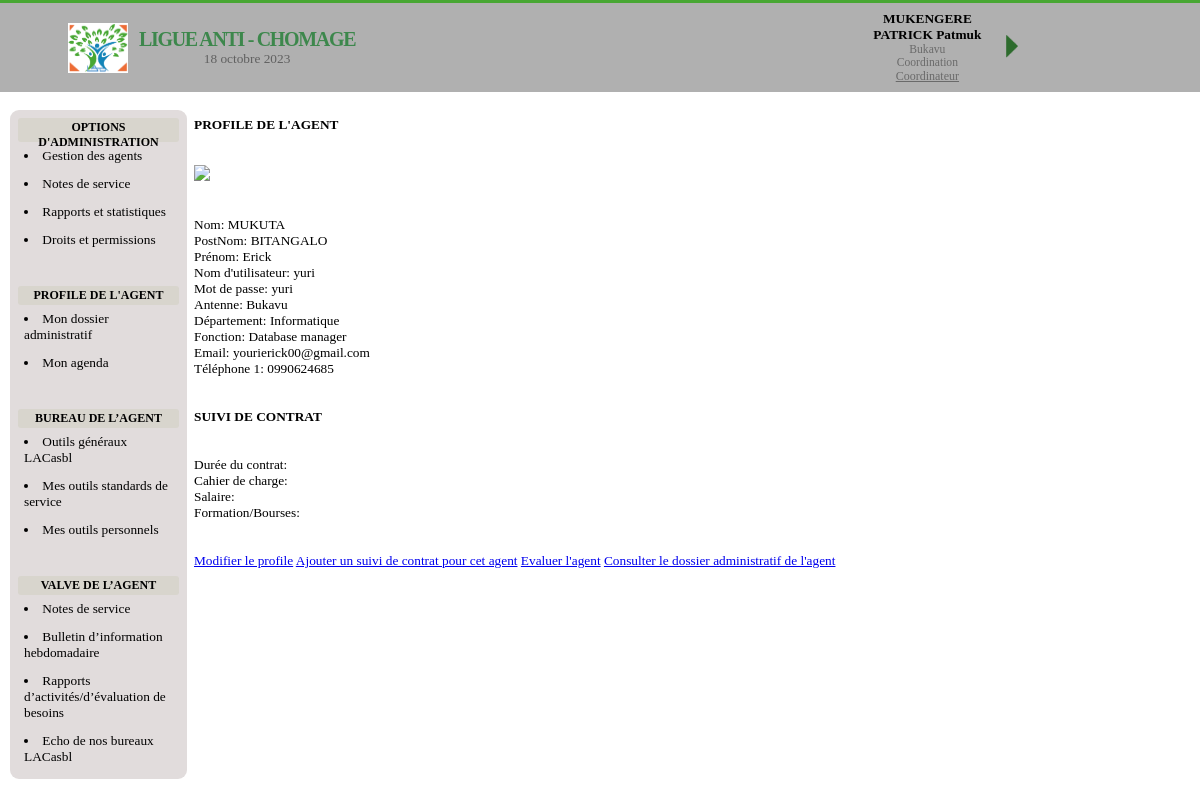
The app's page /office/mon_profil_agent/2 (signed in) with its own data.
### APP_LAC/models.py (models this page shows, shortened)
class Utilisateur(models.Model):
    nom = models.CharField(default=None, max_length=50, null=False, blank=False)
    postnom = models.CharField(default=None, max_length=50, null=False, blank=False)
    prenom = models.CharField(default=None, max_length=50, null=True, blank=True)
    nom_utilisateur = models.CharField(max_length=50, null=False)
    mot_de_passe = models.CharField(max_length=50, unique=False, null=False)
    typeCompte = models.IntegerField(unique=False, null=False, blank=False, default=1)
    antenne = models.ForeignKey(Antenne, on_delete=models.CASCADE, default=None)
    departement = models.ForeignKey(Departement, on_delete=models.CASCADE, default=None)
    fonction = models.ForeignKey(Fonctions, on_delete=models.RESTRICT, default=None)
    email = models.EmailField(default=None, max_length=50, null=False, blank=False)
    tel1 = models.CharField(max_length=13, unique=False, null=False, blank=False, default=None)
    tel2 = models.CharField(max_length=13, unique=False, null=True, blank=True)
    agentFolderPht = models.CharField(max_length=100, null=True, blank=True)
    agentFolderDoc = models.CharField(max_length=100, null=True, blank=True)
    photo = models.FileField(default=None, null=True, blank=True, upload_to="photos")
    cv = models.FileField(default=None, null=True, blank=True, upload_to="CV")
    lettre = models.FileField(default=None, null=True, blank=True, upload_to="lettre")
    contrat = models.FileField(default=None, null=True, blank=True, upload_to="contrat")
    carteid = models.FileField(default=None, null=True, blank=True, upload_to="carte")
    diplome1 = models.FileField(default=None, null=True, blank=True, upload_to="dip1")
    diplome2 = models.FileField(default=None, null=True, blank=True, upload_to="dip2")
    diplome3 = models.FileField(default=None, null=True, blank=True, upload_to="dip2")

class Antenne(models.Model):
    designation = models.CharField(max_length=30, unique=True, null=False)
    def __str__(self):
        return self.designation

class Departement(models.Model):
    antenne = models.ForeignKey(Antenne, on_delete=models.CASCADE)
    designation = models.CharField(max_length=30, unique=True, null=False)
    def __str__(self):
        return self.designation

class Fonctions(models.Model):
    departement = models.ForeignKey(Departement, on_delete=models.CASCADE, default=None)
    designation = models.CharField(max_length=30, unique=True, null=False)
    def __str__(self):
        return self.designation

### APP_LAC/views.py (the view)
def mon_profil_agent(request, pk):
    try:
        if request.session['utilisateur']:
            data = models.Utilisateur.objects.get(id=pk)
            suiviContratAgent = {
                'dureeContrat': '',
                'cahierDeCharge': '',
                'salaire': '',
                'formationbourses': ''
            }
            try:
                suiviContratAgent = models.SuiviContrat.objects.get(utilisateur=data)
            except Exception as exc:
                pass
            info = {
                'user': data,
                'suivicontrat': suiviContratAgent,
                'currentSession': models.Utilisateur.objects.get(nom_utilisateur=request.session['utilisateur']),
                'titre': "PROFILE DE L'AGENT",
                'entete': 'LIGUE ANTI CHOMAGE ASBL',
                'date': datetime.datetime.now()
            }
            return render(request, "office/mon_profil.html", context=info)
    except Exception as exc:
        return HttpResponse(exc)

### templates/office/mon_profil.html (shortened to what this page needs)
{% extends 'base_dashboard.html' %}
{% load static %}
{% block date %}
    {{ date.date }}
{% endblock %}
{% block user_info %}
    <span><b>{{ currentSession.nom | upper}} {{ currentSession.postnom | upper}}
        {% if currentSession.prenom %}
            {{ currentSession.prenom | capfirst}}
        {% endif %}
        </b>
    </span>
    <span style="font-size: 8.7pt;color: rgba(0,0,0,.4)">
        {{ currentSession.antenne }}
    </span>
    <span style="font-size: 8.7pt;color: rgba(0,0,0,.4)">
        {{ currentSession.departement }}
    </span>
    <span style="font-size: 8.7pt;color: rgba(0,0,0,.4)">
        <u style="font-size: 9pt">{{ currentSession.fonction }}</u>
    </span>
{% endblock %}
{% block fonctionalite %}
    <h1>OPTIONS D'ADMINISTRATION</h1>
    <a href="#">
        <li>
            Gestion des agents
        </li>
    </a>
     <a href="#">
        <li>
            Notes de service
        </li>
    </a>
    <a href="#">
        <li>
            Rapports et statistiques
        </li>
    </a>
    <a href="#">
        <li>
            Droits et permissions
        </li>
    </a>
    <br><br><h1>PROFILE DE L'AGENT</h1>
    <a href="#">
        <li>
            Mon dossier administratif
        </li>
    </a>
     <a href="#">
        <li>
            Mon agenda
        </li>
    </a>
    <br><br><h1>BUREAU DE L’AGENT</h1>
    <a href="#">
        <li>
            Outils généraux LACasbl
        </li>
    </a>
     <a href="#">
        <li>
            Mes outils standards de service
        </li>
    </a>
    <a href="#">
        <li>
            Mes outils personnels
        </li>
    </a>
    <br><br><h1>VALVE DE L’AGENT</h1>
    <a href="#">
        <li>
            Notes de service
        </li>
    </a>
     <a href="#">
        <li>
            Bulletin d’information hebdomadaire
        </li>
    </a>
    <a href="#">
        <li>
            Rapports d’activités/d’évaluation de besoins
        </li>
    </a>
    <a href="#">
        <li>
            Echo de nos bureaux LACasbl
        </li>
    </a>
{% endblock %}
{% block aside %}
    <div>
        <h1>PROFILE DE L'AGENT</h1><br><br>
        <img src="/media/{{ user.photo }}" style="width: 10%"><br>
    </div>
    <div>
        <br><br><p>Nom: {{ user.nom | upper}}</p>
        <p>PostNom: {{ user.postnom | upper}}</p>
        {% if user.prenom %}
            <p>Prénom: {{ user.prenom | capfirst}}</p>
        {% endif %}
        <p>Nom d'utilisateur: {{ user.nom_utilisateur }}</p>
        <p>Mot de passe: {{ user.mot_de_passe }}</p>
        <p>Antenne: {{ user.antenne }}</p>
        <p>Département: {{ user.departement }}</p>
        <p>Fonction: {{ user.fonction }}</p>
        <p>Email: {{ user.email }}</p>
        <p>Téléphone 1: {{ user.tel1 }}</p>
    </div>
    <div>
        <br><br><h1>SUIVI DE CONTRAT</h1><br><br>
        <p>Durée du contrat: {{ suivicontrat.dureeContrat | capfirst}}</p>
        <p>Cahier de charge: {{ suivicontrat.cahierDeCharge | capfirst}}</p>
        <p>Salaire: {{ suivicontrat.salaire }}</p>
        <p>Formation/Bourses: {{ suivicontrat.formationbourses }}</p>
    </div>
    <div>
        <br><br>
        <a href="{% url 'mod_modif_profil' user.id %}" class="btn btn-blue">Modifier le profile</a>
        {% if currentSession.typeCompte == 0 %}
            <a href="{% url 'suivi_de_contrat' user.id %}">Ajouter un suivi de contrat pour cet agent</a>
            <a href="#" >Evaluer l'agent</a>
            <a href="{% url 'mes_document_admin' user.id 'cv' %}" >Consulter le dossier administratif de l'agent</a>
        {% endif %}
    </div>
{% endblock %}

### static/office/dashboard_css.css (style rules this page uses)
* { font-family: Tahoma; font-size: 10pt; margin: 0px; padding: 0px; }
nav #fonctionnalite a, #user_menu li a { text-decoration: none; color: unset; }
nav #fonctionnalite h1 { font-size: 9pt; background-color: rgba(203,203,184,0.44); text-align: center; padding: 2px; border-radius: 3px; }
nav #fonctionnalite a { margin: 3px; padding: 3px; }
nav #fonctionnalite a li { font-size: 10pt; }

### records on screen
Utilisateur: nom "MUKENGERE", postnom "PATRICK", prenom "Patmuk", antenne "Bukavu", departement "Coordination", fonction "Coordinateur"
Utilisateur: nom "MUKUTA", postnom "BITANGALO", prenom "Erick", nom_utilisateur "yuri", mot_de_passe "yuri", antenne "Bukavu", departement "Informatique", fonction "Database manager", email "yourierick00@gmail.com", tel1 "0990624685"
